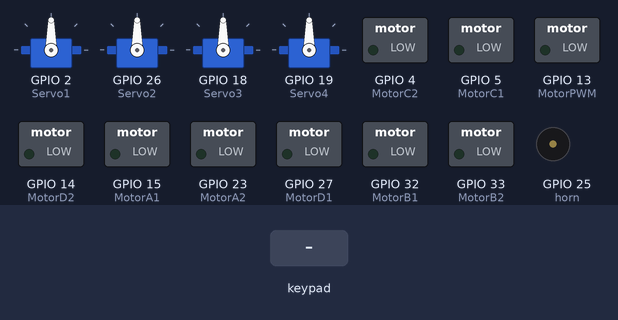
Bench run of a sketch on a simulated ESP32. Parts: 4 × servo, switched loads named in the sketch (green lamp = pin HIGH), buzzer (waves = sounding). The inputs (shaded band) are chosen by the test bench.

Above: at 1.2 s.
1.3 s: key 'U' pressed
At 1.54 s:
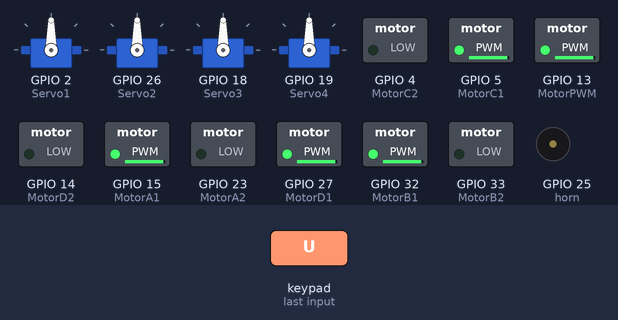
3.2 s: key 'D' pressed
At 3.44 s:
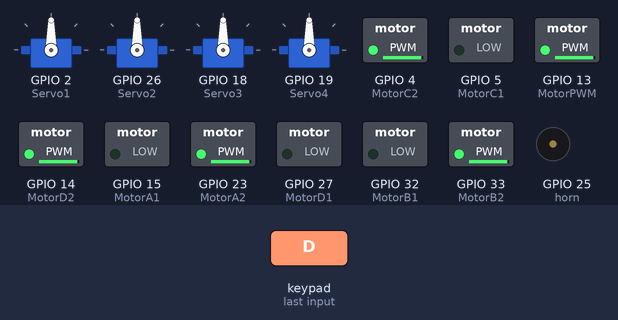
5.1 s: key 'L' pressed
At 5.34 s:
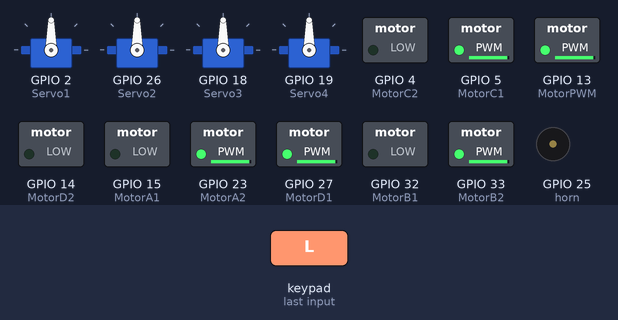
7.0 s: key 'R' pressed
At 7.24 s:
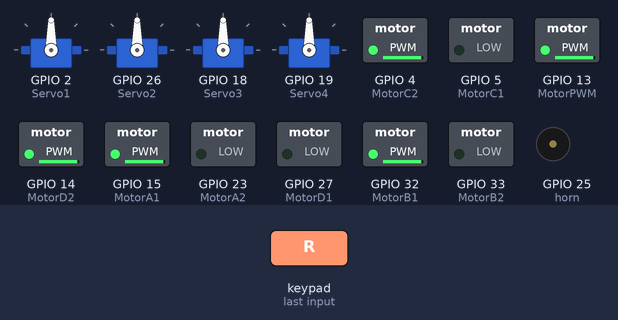
8.9 s: key 'X' pressed
At 9.14 s:
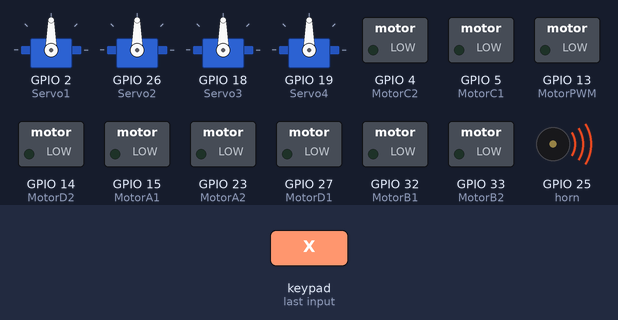
Timing chart, 0 to 11.8 s (numbered marks = the images above; inputs shaded):
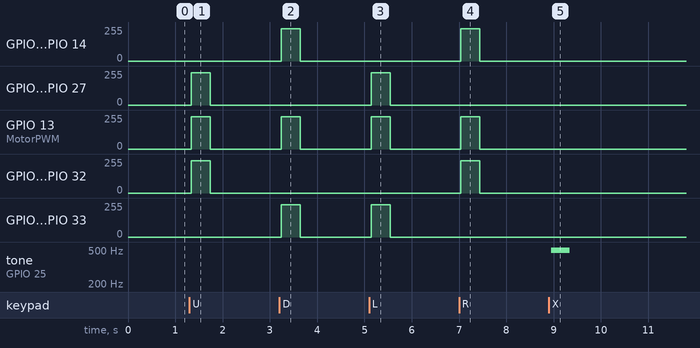

The sketch:

ArmBot.ino
```cpp
//"""REX 8in1 Arm Bot"""
// ESP32 kart sürümünün 2.0.11 olması gerekir

#define CUSTOM_SETTINGS
#define INCLUDE_GAMEPAD_MODULE
#include <DabbleESP32.h>
#include <Arduino.h>
#include <ESP32Servo.h>

// Motor tipi tanımı: DC motor mu Servo motor mu?
enum MOTOR_TYPE {
  DC_MOTOR,
  SERVO_MOTOR
};

enum MOTOR_TYPE motorType = DC_MOTOR; // Başlangıçta DC motor aktif

// DC Motor pinleri tanımlanıyor
#define MotorPWM 13 // PWM pini (hız kontrolü)

#define MotorA1 15  // İleri
#define MotorA2 23  // Geri

#define MotorB1 32  // İleri
#define MotorB2 33  // Geri

#define MotorC1 5   // İleri
#define MotorC2 4   // Geri

#define MotorD1 27  // İleri
#define MotorD2 14  // Geri

// Servo motor pozisyonlarının başlangıç değerleri
int position1 = 90;
int position2 = 90;
int position3 = 90;
int position4 = 90;

// Buzzer (korna) pini
int horn = 25;

// Servo motor nesneleri tanımlanıyor
Servo Servo1;  // İleri-Geri hareket
Servo Servo2;  // Sağ-Sol hareket
Servo Servo3;  // Yukarı-Aşağı hareket
Servo Servo4;  // Aç-Kapa (pençe)

void setup() {
  // Servo için zamanlayıcılar ayrılıyor
  ESP32PWM::allocateTimer(0);
  ESP32PWM::allocateTimer(1);
  ESP32PWM::allocateTimer(2);
  ESP32PWM::allocateTimer(3);

  // Servo frekansı ayarlanıyor
  Servo1.setPeriodHertz(50);
  Servo2.setPeriodHertz(50);
  Servo3.setPeriodHertz(50);
  Servo4.setPeriodHertz(50);

  pinMode(horn, OUTPUT); // Buzzer çıkış olarak ayarlanıyor

  // Servo motorlar pinlere bağlanıyor
  Servo1.attach(2, 600, 2500);
  Servo2.attach(26, 600, 2500);
  Servo3.attach(18, 600, 2500);
  Servo4.attach(19, 600, 2500);

  // Servo motorlar başlangıç konumuna ayarlanıyor
  Servo1.write(position1);
  Servo2.write(position2);
  Servo3.write(position3);
  Servo4.write(position4);

  pinMode(MotorPWM, OUTPUT); // PWM pini çıkış olarak ayarlanıyor

  // DC motor pinleri çıkış olarak ayarlanıyor
  pinMode(MotorA1, OUTPUT);
  pinMode(MotorA2, OUTPUT);
  pinMode(MotorB1, OUTPUT);
  pinMode(MotorB2, OUTPUT);
  pinMode(MotorC1, OUTPUT);
  pinMode(MotorC2, OUTPUT);
  pinMode(MotorD1, OUTPUT);
  pinMode(MotorD2, OUTPUT);

  Serial.begin(115200);       // Seri haberleşme başlatılıyor
  Dabble.begin("REX_ROBOT");  // Bluetooth adı ayarlanıyor
}

void loop() {
  // Bluetooth üzerinden gelen veriler okunuyor
  Dabble.processInput();

  stop(); // Her loop başında robot durduruluyor

  // SELECT tuşuna basıldığında servo motor modu aktif ediliyor
  if (GamePad.isSelectPressed()) {
    motorType = SERVO_MOTOR;
    rex_horn(); // Buzzer çal

    // Servo pozisyonları sıfırlanıyor (lokal değişken hatası var burada)
    int position1 = 90;
    int position2 = 90;
    int position3 = 90;
    int position4 = 90;
  }

  // START tuşuna basıldığında DC motor modu aktif ediliyor
  if (GamePad.isStartPressed()) {
    motorType = DC_MOTOR;
    rex_horn();
  }

  // Aktif moda göre motor fonksiyonu çağrılıyor
  switch (motorType) {
    case DC_MOTOR:
      dc_motor();
      break;
    case SERVO_MOTOR:
      servo_motor();
      break;
  }

  // Gamepad verileri (debug için kullanılabilir)
  int a = GamePad.getAngle();
  int b = GamePad.getRadius();
  float c = GamePad.getXaxisData();
  float d = GamePad.getYaxisData();
}

// Servo motorları kontrol eden fonksiyon
void servo_motor() {
  if (GamePad.isUpPressed() && position2 > 0) position2--;
  if (GamePad.isDownPressed() && position2 < 140) position2++;
  if (GamePad.isRightPressed() && position1 < 140) position1++;
  if (GamePad.isLeftPressed() && position1 > 40) position1--;
  if (GamePad.isSquarePressed() && position4 < 160) position4++;
  if (GamePad.isCirclePressed() && position4 > 90) position4--;
  if (GamePad.isCrossPressed() && position3 > 30) position3--;
  if (GamePad.isTrianglePressed() && position3 < 150) position3++;

  delay(10); // Hareketi yumuşatmak için kısa gecikme

  // Servo motorlara yeni pozisyonlar gönderiliyor
  Servo1.write(position1);
  Servo2.write(position2);
  Servo3.write(position3);
  Servo4.write(position4);
}

// DC motorları kontrol eden fonksiyon
void dc_motor() {
  if (GamePad.isUpPressed()) forward();
  if (GamePad.isDownPressed()) backward();
  if (GamePad.isLeftPressed()) left();
  if (GamePad.isRightPressed()) right();

  if (GamePad.isSquarePressed()) rex_horn();
  if (GamePad.isCirclePressed()) rex_horn();
  if (GamePad.isCrossPressed()) rex_horn();

  // Triangle tuşuna basıldığında servo motorlar sıfırlanıyor
  if (GamePad.isTrianglePressed()) {
    Servo1.write(90);
    Servo2.write(90);
    Servo3.write(90);
    Servo4.write(90);
  }
}

// İleri gitme fonksiyonu
void forward() {
  digitalWrite(MotorPWM, HIGH); // PWM aktif
  digitalWrite(MotorA1, HIGH); digitalWrite(MotorA2, LOW);
  digitalWrite(MotorB1, HIGH); digitalWrite(MotorB2, LOW);
  digitalWrite(MotorC1, HIGH); digitalWrite(MotorC2, LOW);
  digitalWrite(MotorD1, HIGH); digitalWrite(MotorD2, LOW);
}

// Sağa dönme fonksiyonu
void right() {
  digitalWrite(MotorPWM, HIGH);
  digitalWrite(MotorA1, HIGH); digitalWrite(MotorA2, LOW);
  digitalWrite(MotorB1, HIGH); digitalWrite(MotorB2, LOW);
  digitalWrite(MotorC1, LOW);  digitalWrite(MotorC2, HIGH);
  digitalWrite(MotorD1, LOW);  digitalWrite(MotorD2, HIGH);
}

// Sola dönme fonksiyonu
void left() {
  digitalWrite(MotorPWM, HIGH);
  digitalWrite(MotorA1, LOW);  digitalWrite(MotorA2, HIGH);
  digitalWrite(MotorB1, LOW);  digitalWrite(MotorB2, HIGH);
  digitalWrite(MotorC1, HIGH); digitalWrite(MotorC2, LOW);
  digitalWrite(MotorD1, HIGH); digitalWrite(MotorD2, LOW);
}

// Tüm motorları durduran fonksiyon
void stop() {
  digitalWrite(MotorPWM, LOW);
  digitalWrite(MotorA1, LOW); digitalWrite(MotorA2, LOW);
  digitalWrite(MotorB1, LOW); digitalWrite(MotorB2, LOW);
  digitalWrite(MotorC1, LOW); digitalWrite(MotorC2, LOW);
  digitalWrite(MotorD1, LOW); digitalWrite(MotorD2, LOW);
}

// Geri gitme fonksiyonu
void backward() {
  digitalWrite(MotorPWM, HIGH);
  digitalWrite(MotorA1, LOW);  digitalWrite(MotorA2, HIGH);
  digitalWrite(MotorB1, LOW);  digitalWrite(MotorB2, HIGH);
  digitalWrite(MotorC1, LOW);  digitalWrite(MotorC2, HIGH);
  digitalWrite(MotorD1, LOW);  digitalWrite(MotorD2, HIGH);
}

// Buzzer (korna) çalma fonksiyonu
void rex_horn() {
  for(int i=0; i<50; i++){
    digitalWrite(horn, HIGH);
    delay(1);
    digitalWrite(horn, LOW);
    delay(1);
  }
}
```

Measured:
- after the input at 1.3 s, GPIO 5 (MotorC1), GPIO 13 (MotorPWM), GPIO 15 (MotorA1), GPIO 27 (MotorD1), GPIO 32 (MotorB1): 0/255 → 243/255 at once, → 0/255 0.40 s later
- after the input at 3.2 s, GPIO 4 (MotorC2), GPIO 13 (MotorPWM), GPIO 14 (MotorD2), GPIO 23 (MotorA2), GPIO 33 (MotorB2): 0/255 → 243/255 at once, → 0/255 0.40 s later
- after the input at 5.1 s, GPIO 5 (MotorC1), GPIO 13 (MotorPWM), GPIO 23 (MotorA2), GPIO 27 (MotorD1), GPIO 33 (MotorB2): 0/255 → 243/255 at once, → 0/255 0.40 s later
- after the input at 7.0 s, GPIO 4 (MotorC2), GPIO 13 (MotorPWM), GPIO 14 (MotorD2), GPIO 15 (MotorA1), GPIO 32 (MotorB1): 0/255 → 243/255 at once, → 0/255 0.40 s later
- after the input at 8.9 s, tone on GPIO 25 (horn): silent → 498 Hz after 0.05 s, → silent 0.40 s later
